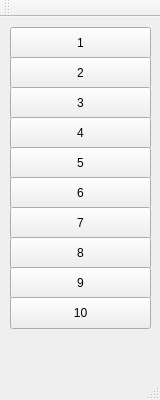
<?xml version="1.0" encoding="UTF-8"?>
<ui version="4.0">
 <class>MainWindow</class>
 <widget class="QMainWindow" name="MainWindow">
  <property name="geometry">
   <rect>
    <x>0</x>
    <y>0</y>
    <width>160</width>
    <height>400</height>
   </rect>
  </property>
  <property name="minimumSize">
   <size>
    <width>160</width>
    <height>400</height>
   </size>
  </property>
  <property name="windowTitle">
   <string>MainWindow</string>
  </property>
  <widget class="QWidget" name="centralWidget">
   <widget class="QPushButton" name="pushButton">
    <property name="geometry">
     <rect>
      <x>10</x>
      <y>10</y>
      <width>141</width>
      <height>32</height>
     </rect>
    </property>
    <property name="text">
     <string>1</string>
    </property>
   </widget>
   <widget class="QPushButton" name="pushButton_2">
    <property name="geometry">
     <rect>
      <x>10</x>
      <y>40</y>
      <width>141</width>
      <height>32</height>
     </rect>
    </property>
    <property name="text">
     <string>2</string>
    </property>
   </widget>
   <widget class="QPushButton" name="pushButton_3">
    <property name="geometry">
     <rect>
      <x>10</x>
      <y>70</y>
      <width>141</width>
      <height>32</height>
     </rect>
    </property>
    <property name="text">
     <string>3</string>
    </property>
   </widget>
   <widget class="QPushButton" name="pushButton_4">
    <property name="geometry">
     <rect>
      <x>10</x>
      <y>100</y>
      <width>141</width>
      <height>32</height>
     </rect>
    </property>
    <property name="text">
     <string>4</string>
    </property>
   </widget>
   <widget class="QPushButton" name="pushButton_5">
    <property name="geometry">
     <rect>
      <x>10</x>
      <y>130</y>
      <width>141</width>
      <height>32</height>
     </rect>
    </property>
    <property name="text">
     <string>5</string>
    </property>
   </widget>
   <widget class="QPushButton" name="pushButton_6">
    <property name="geometry">
     <rect>
      <x>10</x>
      <y>160</y>
      <width>141</width>
      <height>32</height>
     </rect>
    </property>
    <property name="text">
     <string>6</string>
    </property>
   </widget>
   <widget class="QPushButton" name="pushButton_7">
    <property name="geometry">
     <rect>
      <x>10</x>
      <y>190</y>
      <width>141</width>
      <height>32</height>
     </rect>
    </property>
    <property name="text">
     <string>7</string>
    </property>
   </widget>
   <widget class="QPushButton" name="pushButton_8">
    <property name="geometry">
     <rect>
      <x>10</x>
      <y>220</y>
      <width>141</width>
      <height>32</height>
     </rect>
    </property>
    <property name="text">
     <string>8</string>
    </property>
   </widget>
   <widget class="QPushButton" name="pushButton_9">
    <property name="geometry">
     <rect>
      <x>10</x>
      <y>250</y>
      <width>141</width>
      <height>32</height>
     </rect>
    </property>
    <property name="text">
     <string>9</string>
    </property>
   </widget>
   <widget class="QPushButton" name="pushButton_10">
    <property name="geometry">
     <rect>
      <x>10</x>
      <y>280</y>
      <width>141</width>
      <height>32</height>
     </rect>
    </property>
    <property name="text">
     <string>10</string>
    </property>
   </widget>
  </widget>
  <widget class="QToolBar" name="mainToolBar">
   <attribute name="toolBarArea">
    <enum>TopToolBarArea</enum>
   </attribute>
   <attribute name="toolBarBreak">
    <bool>false</bool>
   </attribute>
  </widget>
  <widget class="QStatusBar" name="statusBar"/>
  <widget class="QMenuBar" name="menuBar">
   <property name="geometry">
    <rect>
     <x>0</x>
     <y>0</y>
     <width>160</width>
     <height>22</height>
    </rect>
   </property>
  </widget>
 </widget>
 <layoutdefault spacing="6" margin="11"/>
 <resources/>
 <connections/>
</ui>
